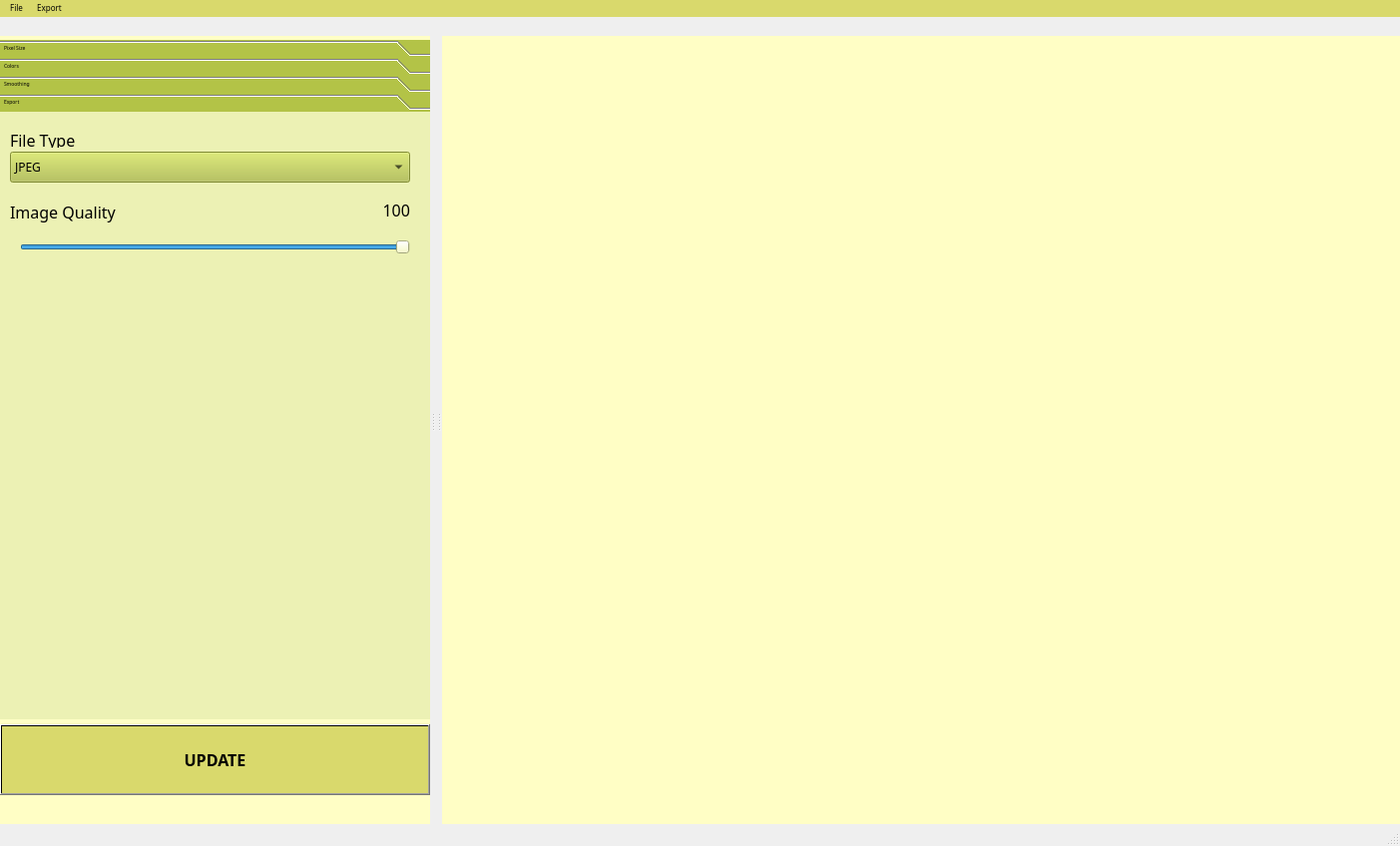
<?xml version="1.0" encoding="UTF-8"?>
<ui version="4.0">
 <class>MainWindow</class>
 <widget class="QMainWindow" name="MainWindow">
  <property name="geometry">
   <rect>
    <x>0</x>
    <y>0</y>
    <width>1403</width>
    <height>848</height>
   </rect>
  </property>
  <property name="minimumSize">
   <size>
    <width>0</width>
    <height>0</height>
   </size>
  </property>
  <property name="maximumSize">
   <size>
    <width>16777215</width>
    <height>848</height>
   </size>
  </property>
  <property name="font">
   <font>
    <pointsize>4</pointsize>
   </font>
  </property>
  <property name="windowTitle">
   <string>Pixel Motion v1.0</string>
  </property>
  <widget class="QWidget" name="centralwidget">
   <property name="enabled">
    <bool>true</bool>
   </property>
   <property name="sizePolicy">
    <sizepolicy hsizetype="Minimum" vsizetype="Minimum">
     <horstretch>0</horstretch>
     <verstretch>0</verstretch>
    </sizepolicy>
   </property>
   <property name="minimumSize">
    <size>
     <width>0</width>
     <height>0</height>
    </size>
   </property>
   <property name="maximumSize">
    <size>
     <width>0</width>
     <height>0</height>
    </size>
   </property>
   <property name="styleSheet">
    <string notr="true">background-color: rgb(255, 254, 197);</string>
   </property>
  </widget>
  <widget class="QMenuBar" name="menubar">
   <property name="geometry">
    <rect>
     <x>0</x>
     <y>0</y>
     <width>1403</width>
     <height>26</height>
    </rect>
   </property>
   <property name="font">
    <font>
     <family>8514oem</family>
     <pointsize>6</pointsize>
    </font>
   </property>
   <property name="styleSheet">
    <string notr="true">background-color: rgb(217, 217, 108);</string>
   </property>
   <widget class="QMenu" name="FileMenu">
    <property name="font">
     <font>
      <family>8514oem</family>
      <pointsize>6</pointsize>
     </font>
    </property>
    <property name="contextMenuPolicy">
     <enum>Qt::CustomContextMenu</enum>
    </property>
    <property name="layoutDirection">
     <enum>Qt::LeftToRight</enum>
    </property>
    <property name="title">
     <string>File</string>
    </property>
    <addaction name="OpenImageAction"/>
    <addaction name="OpenVideoAction"/>
   </widget>
   <widget class="QMenu" name="OptionsMenu">
    <property name="font">
     <font>
      <family>8514oem</family>
      <pointsize>6</pointsize>
     </font>
    </property>
    <property name="title">
     <string>Export</string>
    </property>
    <addaction name="SetLocationFolderAction"/>
    <addaction name="separator"/>
    <addaction name="actionExport"/>
   </widget>
   <addaction name="FileMenu"/>
   <addaction name="OptionsMenu"/>
  </widget>
  <widget class="QStatusBar" name="statusbar"/>
  <widget class="QDockWidget" name="ToolsDockWidget">
   <property name="sizePolicy">
    <sizepolicy hsizetype="Fixed" vsizetype="Expanding">
     <horstretch>0</horstretch>
     <verstretch>0</verstretch>
    </sizepolicy>
   </property>
   <property name="minimumSize">
    <size>
     <width>300</width>
     <height>46</height>
    </size>
   </property>
   <property name="maximumSize">
    <size>
     <width>431</width>
     <height>524287</height>
    </size>
   </property>
   <property name="styleSheet">
    <string notr="true">background-color: rgb(255, 254, 197);</string>
   </property>
   <property name="features">
    <set>QDockWidget::NoDockWidgetFeatures</set>
   </property>
   <property name="allowedAreas">
    <set>Qt::LeftDockWidgetArea</set>
   </property>
   <attribute name="dockWidgetArea">
    <number>1</number>
   </attribute>
   <widget class="QWidget" name="ToolsDockContents">
    <widget class="QToolBox" name="toolBox">
     <property name="geometry">
      <rect>
       <x>0</x>
       <y>4</y>
       <width>431</width>
       <height>681</height>
      </rect>
     </property>
     <property name="sizePolicy">
      <sizepolicy hsizetype="Expanding" vsizetype="Expanding">
       <horstretch>0</horstretch>
       <verstretch>0</verstretch>
      </sizepolicy>
     </property>
     <property name="font">
      <font>
       <family>8514oem</family>
       <pointsize>4</pointsize>
      </font>
     </property>
     <property name="styleSheet">
      <string notr="true">background-color: rgb(179, 195, 71);
alternate-background-color: rgb(149, 255, 119);</string>
     </property>
     <property name="frameShape">
      <enum>QFrame::NoFrame</enum>
     </property>
     <property name="frameShadow">
      <enum>QFrame::Sunken</enum>
     </property>
     <property name="lineWidth">
      <number>6</number>
     </property>
     <property name="midLineWidth">
      <number>0</number>
     </property>
     <property name="currentIndex">
      <number>3</number>
     </property>
     <property name="tabSpacing">
      <number>2</number>
     </property>
     <widget class="QWidget" name="PixelSizePage">
      <property name="geometry">
       <rect>
        <x>0</x>
        <y>0</y>
        <width>431</width>
        <height>561</height>
       </rect>
      </property>
      <property name="sizePolicy">
       <sizepolicy hsizetype="Expanding" vsizetype="Expanding">
        <horstretch>0</horstretch>
        <verstretch>0</verstretch>
       </sizepolicy>
      </property>
      <property name="styleSheet">
       <string notr="true">background-color: rgb(236, 241, 180);</string>
      </property>
      <attribute name="label">
       <string>Pixel Size</string>
      </attribute>
      <widget class="QLabel" name="PixelSizeLabel">
       <property name="geometry">
        <rect>
         <x>10</x>
         <y>10</y>
         <width>121</width>
         <height>16</height>
        </rect>
       </property>
       <property name="font">
        <font>
         <family>8514oem</family>
         <pointsize>12</pointsize>
         <weight>50</weight>
         <bold>false</bold>
        </font>
       </property>
       <property name="text">
        <string>Size</string>
       </property>
      </widget>
      <widget class="QSlider" name="PixelSizeSlider">
       <property name="geometry">
        <rect>
         <x>20</x>
         <y>40</y>
         <width>391</width>
         <height>31</height>
        </rect>
       </property>
       <property name="styleSheet">
        <string notr="true"/>
       </property>
       <property name="minimum">
        <number>1</number>
       </property>
       <property name="maximum">
        <number>32</number>
       </property>
       <property name="singleStep">
        <number>1</number>
       </property>
       <property name="pageStep">
        <number>10</number>
       </property>
       <property name="value">
        <number>1</number>
       </property>
       <property name="orientation">
        <enum>Qt::Horizontal</enum>
       </property>
       <property name="tickPosition">
        <enum>QSlider::NoTicks</enum>
       </property>
      </widget>
      <widget class="QLabel" name="PixelSizeValue">
       <property name="geometry">
        <rect>
         <x>290</x>
         <y>10</y>
         <width>121</width>
         <height>16</height>
        </rect>
       </property>
       <property name="font">
        <font>
         <family>8514oem</family>
         <pointsize>12</pointsize>
         <weight>50</weight>
         <bold>false</bold>
        </font>
       </property>
       <property name="text">
        <string>1</string>
       </property>
       <property name="alignment">
        <set>Qt::AlignRight|Qt::AlignTrailing|Qt::AlignVCenter</set>
       </property>
      </widget>
      <widget class="QCheckBox" name="InvisiblePixelCheckBox">
       <property name="geometry">
        <rect>
         <x>20</x>
         <y>80</y>
         <width>391</width>
         <height>41</height>
        </rect>
       </property>
       <property name="font">
        <font>
         <family>8514oem</family>
        </font>
       </property>
       <property name="toolTip">
        <string/>
       </property>
       <property name="toolTipDuration">
        <number>-1</number>
       </property>
       <property name="statusTip">
        <string/>
       </property>
       <property name="whatsThis">
        <string/>
       </property>
       <property name="text">
        <string>Invisible Pixel Calculation</string>
       </property>
       <property name="iconSize">
        <size>
         <width>30</width>
         <height>30</height>
        </size>
       </property>
       <property name="checked">
        <bool>false</bool>
       </property>
       <property name="tristate">
        <bool>false</bool>
       </property>
      </widget>
     </widget>
     <widget class="QWidget" name="ColorsPage">
      <property name="geometry">
       <rect>
        <x>0</x>
        <y>0</y>
        <width>431</width>
        <height>561</height>
       </rect>
      </property>
      <property name="sizePolicy">
       <sizepolicy hsizetype="Expanding" vsizetype="Expanding">
        <horstretch>0</horstretch>
        <verstretch>0</verstretch>
       </sizepolicy>
      </property>
      <property name="styleSheet">
       <string notr="true">background-color: rgb(236, 241, 180);</string>
      </property>
      <attribute name="label">
       <string>Colors</string>
      </attribute>
      <widget class="QSlider" name="ColorAmountSlider">
       <property name="geometry">
        <rect>
         <x>20</x>
         <y>40</y>
         <width>391</width>
         <height>31</height>
        </rect>
       </property>
       <property name="styleSheet">
        <string notr="true"/>
       </property>
       <property name="minimum">
        <number>2</number>
       </property>
       <property name="maximum">
        <number>256</number>
       </property>
       <property name="value">
        <number>256</number>
       </property>
       <property name="orientation">
        <enum>Qt::Horizontal</enum>
       </property>
       <property name="invertedAppearance">
        <bool>false</bool>
       </property>
       <property name="invertedControls">
        <bool>false</bool>
       </property>
       <property name="tickPosition">
        <enum>QSlider::NoTicks</enum>
       </property>
      </widget>
      <widget class="QLabel" name="ColorAmountLabel">
       <property name="geometry">
        <rect>
         <x>10</x>
         <y>10</y>
         <width>121</width>
         <height>16</height>
        </rect>
       </property>
       <property name="font">
        <font>
         <family>8514oem</family>
         <pointsize>12</pointsize>
         <weight>50</weight>
         <bold>false</bold>
        </font>
       </property>
       <property name="text">
        <string>Color Amount</string>
       </property>
      </widget>
      <widget class="QLabel" name="SaturationLabel">
       <property name="geometry">
        <rect>
         <x>10</x>
         <y>80</y>
         <width>121</width>
         <height>16</height>
        </rect>
       </property>
       <property name="font">
        <font>
         <family>8514oem</family>
         <pointsize>12</pointsize>
         <weight>50</weight>
         <bold>false</bold>
        </font>
       </property>
       <property name="text">
        <string>Saturation</string>
       </property>
      </widget>
      <widget class="QSlider" name="SaturationSlider">
       <property name="geometry">
        <rect>
         <x>20</x>
         <y>110</y>
         <width>391</width>
         <height>31</height>
        </rect>
       </property>
       <property name="styleSheet">
        <string notr="true"/>
       </property>
       <property name="minimum">
        <number>-100</number>
       </property>
       <property name="maximum">
        <number>100</number>
       </property>
       <property name="value">
        <number>0</number>
       </property>
       <property name="orientation">
        <enum>Qt::Horizontal</enum>
       </property>
       <property name="tickPosition">
        <enum>QSlider::NoTicks</enum>
       </property>
      </widget>
      <widget class="QLabel" name="ColorAmountValue">
       <property name="geometry">
        <rect>
         <x>290</x>
         <y>10</y>
         <width>121</width>
         <height>16</height>
        </rect>
       </property>
       <property name="font">
        <font>
         <family>8514oem</family>
         <pointsize>12</pointsize>
         <weight>50</weight>
         <bold>false</bold>
        </font>
       </property>
       <property name="text">
        <string>256</string>
       </property>
       <property name="alignment">
        <set>Qt::AlignRight|Qt::AlignTrailing|Qt::AlignVCenter</set>
       </property>
      </widget>
      <widget class="QLabel" name="SaturationValue">
       <property name="geometry">
        <rect>
         <x>290</x>
         <y>80</y>
         <width>121</width>
         <height>16</height>
        </rect>
       </property>
       <property name="font">
        <font>
         <family>8514oem</family>
         <pointsize>12</pointsize>
         <weight>50</weight>
         <bold>false</bold>
        </font>
       </property>
       <property name="text">
        <string>% 0</string>
       </property>
       <property name="alignment">
        <set>Qt::AlignRight|Qt::AlignTrailing|Qt::AlignVCenter</set>
       </property>
      </widget>
      <widget class="QLabel" name="ColorQuantizationLabel">
       <property name="geometry">
        <rect>
         <x>10</x>
         <y>160</y>
         <width>331</width>
         <height>16</height>
        </rect>
       </property>
       <property name="font">
        <font>
         <family>8514oem</family>
         <pointsize>12</pointsize>
         <weight>50</weight>
         <bold>false</bold>
        </font>
       </property>
       <property name="text">
        <string>Color Quantization Method</string>
       </property>
      </widget>
      <widget class="QComboBox" name="QuantizationComboBox">
       <property name="geometry">
        <rect>
         <x>10</x>
         <y>180</y>
         <width>401</width>
         <height>31</height>
        </rect>
       </property>
       <property name="font">
        <font>
         <family>8514oem</family>
        </font>
       </property>
       <property name="styleSheet">
        <string notr="true">QComboBox{ background-color: rgb(179, 195, 71); }
</string>
       </property>
       <item>
        <property name="text">
         <string>No Quantization</string>
        </property>
       </item>
       <item>
        <property name="text">
         <string>Median Cut Quantization</string>
        </property>
       </item>
       <item>
        <property name="text">
         <string>Center Cut Quantization</string>
        </property>
       </item>
       <item>
        <property name="text">
         <string>Octree Quantization</string>
        </property>
       </item>
      </widget>
     </widget>
     <widget class="QWidget" name="SmoothingPage">
      <property name="geometry">
       <rect>
        <x>0</x>
        <y>0</y>
        <width>431</width>
        <height>561</height>
       </rect>
      </property>
      <property name="styleSheet">
       <string notr="true">background-color: rgb(236, 241, 180);</string>
      </property>
      <attribute name="label">
       <string>Smoothing</string>
      </attribute>
      <widget class="QLabel" name="SmoothingFactorLabel">
       <property name="geometry">
        <rect>
         <x>10</x>
         <y>10</y>
         <width>171</width>
         <height>16</height>
        </rect>
       </property>
       <property name="font">
        <font>
         <family>8514oem</family>
         <pointsize>12</pointsize>
         <weight>50</weight>
         <bold>false</bold>
        </font>
       </property>
       <property name="text">
        <string>Radius</string>
       </property>
      </widget>
      <widget class="QSlider" name="SmoothingFactorSlider">
       <property name="geometry">
        <rect>
         <x>20</x>
         <y>40</y>
         <width>391</width>
         <height>31</height>
        </rect>
       </property>
       <property name="styleSheet">
        <string notr="true"/>
       </property>
       <property name="minimum">
        <number>1</number>
       </property>
       <property name="maximum">
        <number>16</number>
       </property>
       <property name="orientation">
        <enum>Qt::Horizontal</enum>
       </property>
       <property name="tickPosition">
        <enum>QSlider::NoTicks</enum>
       </property>
      </widget>
      <widget class="QLabel" name="IterationLabel">
       <property name="geometry">
        <rect>
         <x>10</x>
         <y>160</y>
         <width>101</width>
         <height>16</height>
        </rect>
       </property>
       <property name="font">
        <font>
         <family>8514oem</family>
         <pointsize>12</pointsize>
         <weight>50</weight>
         <bold>false</bold>
        </font>
       </property>
       <property name="text">
        <string>Iteration</string>
       </property>
      </widget>
      <widget class="QSlider" name="IterationSlider">
       <property name="geometry">
        <rect>
         <x>20</x>
         <y>190</y>
         <width>391</width>
         <height>31</height>
        </rect>
       </property>
       <property name="styleSheet">
        <string notr="true"/>
       </property>
       <property name="minimum">
        <number>1</number>
       </property>
       <property name="maximum">
        <number>64</number>
       </property>
       <property name="orientation">
        <enum>Qt::Horizontal</enum>
       </property>
       <property name="tickPosition">
        <enum>QSlider::NoTicks</enum>
       </property>
      </widget>
      <widget class="QLabel" name="SmoothingFactorValue">
       <property name="geometry">
        <rect>
         <x>290</x>
         <y>10</y>
         <width>121</width>
         <height>16</height>
        </rect>
       </property>
       <property name="font">
        <font>
         <family>8514oem</family>
         <pointsize>12</pointsize>
         <weight>50</weight>
         <bold>false</bold>
        </font>
       </property>
       <property name="text">
        <string>1</string>
       </property>
       <property name="alignment">
        <set>Qt::AlignRight|Qt::AlignTrailing|Qt::AlignVCenter</set>
       </property>
      </widget>
      <widget class="QLabel" name="IterationValue">
       <property name="geometry">
        <rect>
         <x>290</x>
         <y>160</y>
         <width>121</width>
         <height>16</height>
        </rect>
       </property>
       <property name="font">
        <font>
         <family>8514oem</family>
         <pointsize>12</pointsize>
         <weight>50</weight>
         <bold>false</bold>
        </font>
       </property>
       <property name="text">
        <string>1</string>
       </property>
       <property name="alignment">
        <set>Qt::AlignRight|Qt::AlignTrailing|Qt::AlignVCenter</set>
       </property>
      </widget>
      <widget class="QSlider" name="SigmaSlider">
       <property name="geometry">
        <rect>
         <x>20</x>
         <y>110</y>
         <width>391</width>
         <height>31</height>
        </rect>
       </property>
       <property name="styleSheet">
        <string notr="true"/>
       </property>
       <property name="minimum">
        <number>0</number>
       </property>
       <property name="maximum">
        <number>64</number>
       </property>
       <property name="pageStep">
        <number>100</number>
       </property>
       <property name="orientation">
        <enum>Qt::Horizontal</enum>
       </property>
       <property name="tickPosition">
        <enum>QSlider::NoTicks</enum>
       </property>
      </widget>
      <widget class="QLabel" name="SigmaLabel">
       <property name="geometry">
        <rect>
         <x>10</x>
         <y>80</y>
         <width>101</width>
         <height>21</height>
        </rect>
       </property>
       <property name="font">
        <font>
         <family>8514oem</family>
         <pointsize>12</pointsize>
         <weight>50</weight>
         <bold>false</bold>
        </font>
       </property>
       <property name="text">
        <string>Sigma</string>
       </property>
      </widget>
      <widget class="QLabel" name="SigmaValue">
       <property name="geometry">
        <rect>
         <x>290</x>
         <y>80</y>
         <width>121</width>
         <height>16</height>
        </rect>
       </property>
       <property name="font">
        <font>
         <family>8514oem</family>
         <pointsize>12</pointsize>
         <weight>50</weight>
         <bold>false</bold>
        </font>
       </property>
       <property name="text">
        <string>0.0</string>
       </property>
       <property name="alignment">
        <set>Qt::AlignRight|Qt::AlignTrailing|Qt::AlignVCenter</set>
       </property>
      </widget>
      <widget class="QCheckBox" name="SmoothingActive">
       <property name="geometry">
        <rect>
         <x>20</x>
         <y>240</y>
         <width>391</width>
         <height>41</height>
        </rect>
       </property>
       <property name="font">
        <font>
         <family>8514oem</family>
        </font>
       </property>
       <property name="toolTip">
        <string/>
       </property>
       <property name="toolTipDuration">
        <number>-1</number>
       </property>
       <property name="statusTip">
        <string/>
       </property>
       <property name="whatsThis">
        <string/>
       </property>
       <property name="text">
        <string>Apply Smoothing</string>
       </property>
       <property name="iconSize">
        <size>
         <width>30</width>
         <height>30</height>
        </size>
       </property>
       <property name="checked">
        <bool>false</bool>
       </property>
       <property name="tristate">
        <bool>false</bool>
       </property>
      </widget>
     </widget>
     <widget class="QWidget" name="Export">
      <property name="geometry">
       <rect>
        <x>0</x>
        <y>0</y>
        <width>431</width>
        <height>561</height>
       </rect>
      </property>
      <property name="styleSheet">
       <string notr="true">background-color: rgb(236, 241, 180);</string>
      </property>
      <attribute name="label">
       <string>Export</string>
      </attribute>
      <widget class="QComboBox" name="FileTypeBox">
       <property name="geometry">
        <rect>
         <x>10</x>
         <y>40</y>
         <width>401</width>
         <height>31</height>
        </rect>
       </property>
       <property name="font">
        <font>
         <family>8514oem</family>
        </font>
       </property>
       <property name="styleSheet">
        <string notr="true">QComboBox{ background-color: rgb(179, 195, 71); }
</string>
       </property>
       <item>
        <property name="text">
         <string>JPEG</string>
        </property>
       </item>
       <item>
        <property name="text">
         <string>BMP</string>
        </property>
       </item>
       <item>
        <property name="text">
         <string>PNG</string>
        </property>
       </item>
      </widget>
      <widget class="QLabel" name="FileTypeLabel">
       <property name="geometry">
        <rect>
         <x>10</x>
         <y>20</y>
         <width>331</width>
         <height>16</height>
        </rect>
       </property>
       <property name="font">
        <font>
         <family>8514oem</family>
         <pointsize>12</pointsize>
         <weight>50</weight>
         <bold>false</bold>
        </font>
       </property>
       <property name="text">
        <string>File Type</string>
       </property>
      </widget>
      <widget class="QLabel" name="QualityLabel">
       <property name="geometry">
        <rect>
         <x>10</x>
         <y>90</y>
         <width>151</width>
         <height>21</height>
        </rect>
       </property>
       <property name="font">
        <font>
         <family>8514oem</family>
         <pointsize>12</pointsize>
         <weight>50</weight>
         <bold>false</bold>
        </font>
       </property>
       <property name="text">
        <string>Image Quality</string>
       </property>
      </widget>
      <widget class="QLabel" name="QualityValue">
       <property name="geometry">
        <rect>
         <x>290</x>
         <y>90</y>
         <width>121</width>
         <height>16</height>
        </rect>
       </property>
       <property name="font">
        <font>
         <family>8514oem</family>
         <pointsize>12</pointsize>
         <weight>50</weight>
         <bold>false</bold>
        </font>
       </property>
       <property name="text">
        <string>100</string>
       </property>
       <property name="alignment">
        <set>Qt::AlignRight|Qt::AlignTrailing|Qt::AlignVCenter</set>
       </property>
      </widget>
      <widget class="QSlider" name="QualitySlider">
       <property name="geometry">
        <rect>
         <x>20</x>
         <y>120</y>
         <width>391</width>
         <height>31</height>
        </rect>
       </property>
       <property name="styleSheet">
        <string notr="true"/>
       </property>
       <property name="minimum">
        <number>1</number>
       </property>
       <property name="maximum">
        <number>100</number>
       </property>
       <property name="value">
        <number>100</number>
       </property>
       <property name="orientation">
        <enum>Qt::Horizontal</enum>
       </property>
       <property name="tickPosition">
        <enum>QSlider::NoTicks</enum>
       </property>
      </widget>
     </widget>
    </widget>
    <widget class="QPushButton" name="UpdateButton">
     <property name="geometry">
      <rect>
       <x>0</x>
       <y>690</y>
       <width>431</width>
       <height>71</height>
      </rect>
     </property>
     <property name="font">
      <font>
       <family>8514oem</family>
       <pointsize>12</pointsize>
       <weight>75</weight>
       <bold>true</bold>
      </font>
     </property>
     <property name="styleSheet">
      <string notr="true">background-color: qlineargradient(spread:pad, x1:0, y1:0, x2:1, y2:1, stop:0 rgba(217, 217, 108, 255), stop:1 rgba(217, 217, 108, 255));
alternate-background-color: qlineargradient(spread:pad, x1:0, y1:0, x2:1, y2:1, stop:0 rgba(217, 217, 108, 255), stop:1 rgba(231, 231, 122, 255));</string>
     </property>
     <property name="text">
      <string>UPDATE</string>
     </property>
    </widget>
   </widget>
  </widget>
  <widget class="QDockWidget" name="ImageDock">
   <property name="enabled">
    <bool>true</bool>
   </property>
   <property name="sizePolicy">
    <sizepolicy hsizetype="Expanding" vsizetype="Expanding">
     <horstretch>0</horstretch>
     <verstretch>0</verstretch>
    </sizepolicy>
   </property>
   <property name="styleSheet">
    <string notr="true">background-color: rgb(255, 254, 197);
</string>
   </property>
   <property name="features">
    <set>QDockWidget::NoDockWidgetFeatures</set>
   </property>
   <property name="allowedAreas">
    <set>Qt::RightDockWidgetArea</set>
   </property>
   <attribute name="dockWidgetArea">
    <number>2</number>
   </attribute>
   <widget class="QWidget" name="ImageDockContents">
    <widget class="QLabel" name="ImageLabel">
     <property name="geometry">
      <rect>
       <x>20</x>
       <y>10</y>
       <width>931</width>
       <height>751</height>
      </rect>
     </property>
     <property name="sizePolicy">
      <sizepolicy hsizetype="Expanding" vsizetype="Expanding">
       <horstretch>0</horstretch>
       <verstretch>0</verstretch>
      </sizepolicy>
     </property>
     <property name="text">
      <string/>
     </property>
     <property name="textFormat">
      <enum>Qt::MarkdownText</enum>
     </property>
     <property name="scaledContents">
      <bool>false</bool>
     </property>
     <property name="alignment">
      <set>Qt::AlignCenter</set>
     </property>
    </widget>
   </widget>
  </widget>
  <action name="OpenImageAction">
   <property name="text">
    <string>Open Image</string>
   </property>
  </action>
  <action name="OpenVideoAction">
   <property name="enabled">
    <bool>false</bool>
   </property>
   <property name="text">
    <string>Open Video</string>
   </property>
  </action>
  <action name="ExportAction">
   <property name="text">
    <string>Export</string>
   </property>
  </action>
  <action name="UndoAction">
   <property name="text">
    <string>Undo</string>
   </property>
  </action>
  <action name="RedoActiopn">
   <property name="text">
    <string>Redo</string>
   </property>
  </action>
  <action name="SetLocationFolderAction">
   <property name="text">
    <string>Set Export Location</string>
   </property>
  </action>
  <action name="AboutAction">
   <property name="text">
    <string>About</string>
   </property>
  </action>
  <action name="HowItWorksAction">
   <property name="text">
    <string>How It Works?</string>
   </property>
  </action>
  <action name="actionExport">
   <property name="text">
    <string>Export</string>
   </property>
  </action>
 </widget>
 <resources/>
 <connections/>
</ui>
